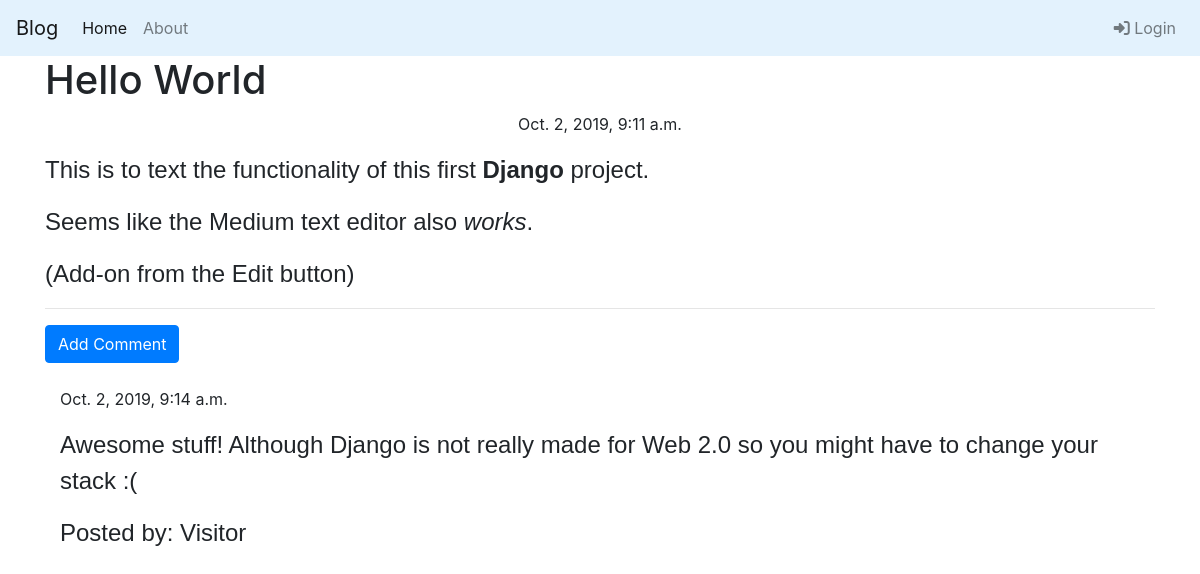
/post/1, run on the app's committed database.
### blog/models.py (models this page shows, shortened)
class Post(models.Model):
    author = models.ForeignKey('auth.User', on_delete=models.PROTECT)
    title = models.CharField(max_length=256)
    text = models.TextField()
    created_date = models.DateTimeField(default=timezone.now())
    published_date = models.DateTimeField(blank=True, null=True)

class Comment(models.Model):
    post = models.ForeignKey('blog.Post', related_name='comments', on_delete=models.PROTECT)
    author = models.CharField(max_length=256)
    text = models.TextField()
    created_date = models.DateTimeField(default=timezone.now())
    approved_comment = models.BooleanField(default=False)

### blog/views.py (the view)
# urls.py: re_path(r'^post/(?P<pk>\d+)$', views.PostDetailView.as_view(), name='post_detail'),
class PostDetailView(DetailView):
    model = Post

### blog/templates/blog/post_detail.html (shortened to what this page needs)
{% extends "blog/base.html" %}
{% block content %}
<h1 class="post-title">{{ post.title }}</h1>
{% if post.published_date %}
    <div class="date postdate">
        {{ post.published_date }}
    </div>
{% else %}
    <a class="btn btn-primary" href="{% url 'post_publish' pk=post.pk %}">Publish</a>
{% endif %}
<p class="post-content">
    {{post.text|safe|linebreaksbr}}
</p>
<hr>
<a class="btn btn-primary" href="{% url 'add_comment_to_post' pk=post.pk %}">Add Comment</a>
<div class="container">
    {% for comment in post.comments.all %}
    <br>
        {% if user.is_authenticated or comment.approved_comment %}
        {{comment.created_date}}
            <p>{{comment.text|safe|linebreaks}}</p>
            <p>Posted by: {{comment.author}}</p>
        {% endif %}
        {% empty %}
        <p>No comments.</p>
    {% endfor %}
</div>
{% endblock %}

### blog/templates/blog/base.html (shortened to what this page needs)
<!DOCTYPE html>
{% load staticfiles %}
<html lang="en">
<head>
    <link rel="stylesheet" href="https://stackpath.bootstrapcdn.com/bootstrap/4.3.1/css/bootstrap.min.css"
>
    <link rel="stylesheet" href="//cdn.jsdelivr.net/npm/medium-editor@latest/dist/css/medium-editor.min.css" type="text/css"
        media="screen" charset="utf-8">
    <link rel="stylesheet" href="{% static 'css/blog.css' %}">
</head>
<body>
    <nav class="navbar navbar-expand-lg navbar-light" style="background-color: #e3f2fd;">
        <a class="navbar-brand" href="#">Blog</a>
        <div class="collapse navbar-collapse" id="navbarNav">
            <ul class="navbar-nav">
                <li class="nav-item active">
                    <a class="nav-link" href="{% url 'post_list' %}">Home <span class="sr-only">(current)</span></a>
                </li>
                <li class="nav-item">
                    <a class="nav-link" href="{% url 'about' %}">About</a>
                </li>
            </ul>
            <ul class="navbar-nav ml-auto">
                {% if user.is_authenticated %}
                    <li class="nav-item">
                        <a class="nav-link" href="{% url 'post_new' %}">New Post</a>
                    </li>
                    <li class="nav-item">
                        <a class="nav-link" href="{% url 'post_draft_list' %}">Drafts</a>
                    </li>
                    <li class="nav-item">
                        <a class="nav-link" href="{% url 'logout' %}">Logout</a>
                    </li>
                    <li class="nav-item">
                        <a class="nav-link disabled" href="#" tabindex="-1" aria-disabled="true">Welcome: {{user.username}}</a>
                    </li>
                {% else %}
                    <li class="nav-item">
                        <a class="nav-link" href="{% url 'login' %}"><i class="fas fa-sign-in-alt"></i> Login</a>
                    </li>
                {% endif %}
            </ul>
        </div>
    </nav>
    <div class="container">
        <div class="row">
            <div class="col-12">
                {% block content %}
                {% endblock %}
            </div>
        </div>
    </div>
</body>
</html>

### blog/static/css/blog.css (style rules this page uses)
p { font-family: 'Russo One', sans-serif; font-size: 1.5em; }
.postdate { text-align: center; }

### data on the page
Post: title "Hello World", published_date "Oct. 2, 2019, 9:11 a.m.", text "This is to text the functionality of this first Django project. Seems like the Medium text editor also works . (Add-on from the Edit button)"
Comment: created_date "Oct. 2, 2019, 9:14 a.m.", text "Awesome stuff! Although Django is not really made for Web 2.0 so you might have to change your stack :(", author "Visitor"
